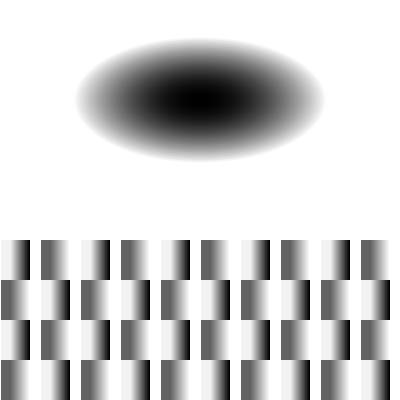
Frame 1 (no input)
Frame 60 (the mouse pressed at the canvas centre just before this capture): identical to frame 1, image omitted
Frame 120 (the mouse held since frame 60 and released just before this capture): identical to frame 1, image omitted

The Processing sketch that drew this single still picture (run headless with seeded random() and noise(); from frame 60 on, the mouse is pressed at the canvas centre):

// Processing sketch: circulosConcentricosYRectsDegrade
// ── circulosConcentricosYRectsDegrade.pde
int tamCelda;
int col;
int fila;
int angulo;
int preMouseX;
void setup() {
  size(400, 400);

  col=10;
  fila=10;
  tamCelda=width/col;
}


void draw() {
  background(255);
  for (int i=0; i<fila; i++) {
    for (int j=0; j<col; j++) {
      boolean direccion;
      if (esPar(i, j)==true) {
        direccion=true;
      } else {
        direccion=false;
      }
      if (tamCelda*j>height/2) {
        rectDegrade(tamCelda*i, tamCelda*j, direccion);
      }
    }
  }
  circulosConcentricos(width/2, height/4);
}



boolean esPar(int valor1, int valor2) {
  if ((valor1+valor2)%2==0) {

    return true;
  } else {
    return false;
  }
}


void circulosConcentricos (int posX, int posY) {

  for (int i=50; i>0; i--) {
    if (i>0) {
      noStroke();
      fill(0, 255/i*2);
    }
    int tamCir=i*5;

    ellipse(posX, posY, tamCir, tamCir/2);
  }
}

void rectDegrade(int posX, int posY, boolean direccion) {

  push();
  float mapeoColor;
  stroke(0);
  strokeWeight(2);
  fill(255);
  for (int i=20; i>0; i--) {

    if (direccion==true) {

      mapeoColor= map(i, 0, 20, 255, 0);
    } else {
      mapeoColor= map(i, 0, 20, 90, 255);
    }

    noStroke();

    fill(mapeoColor);
    rect(posX+i, posY, 10, 50);
  }
  pop();
}
